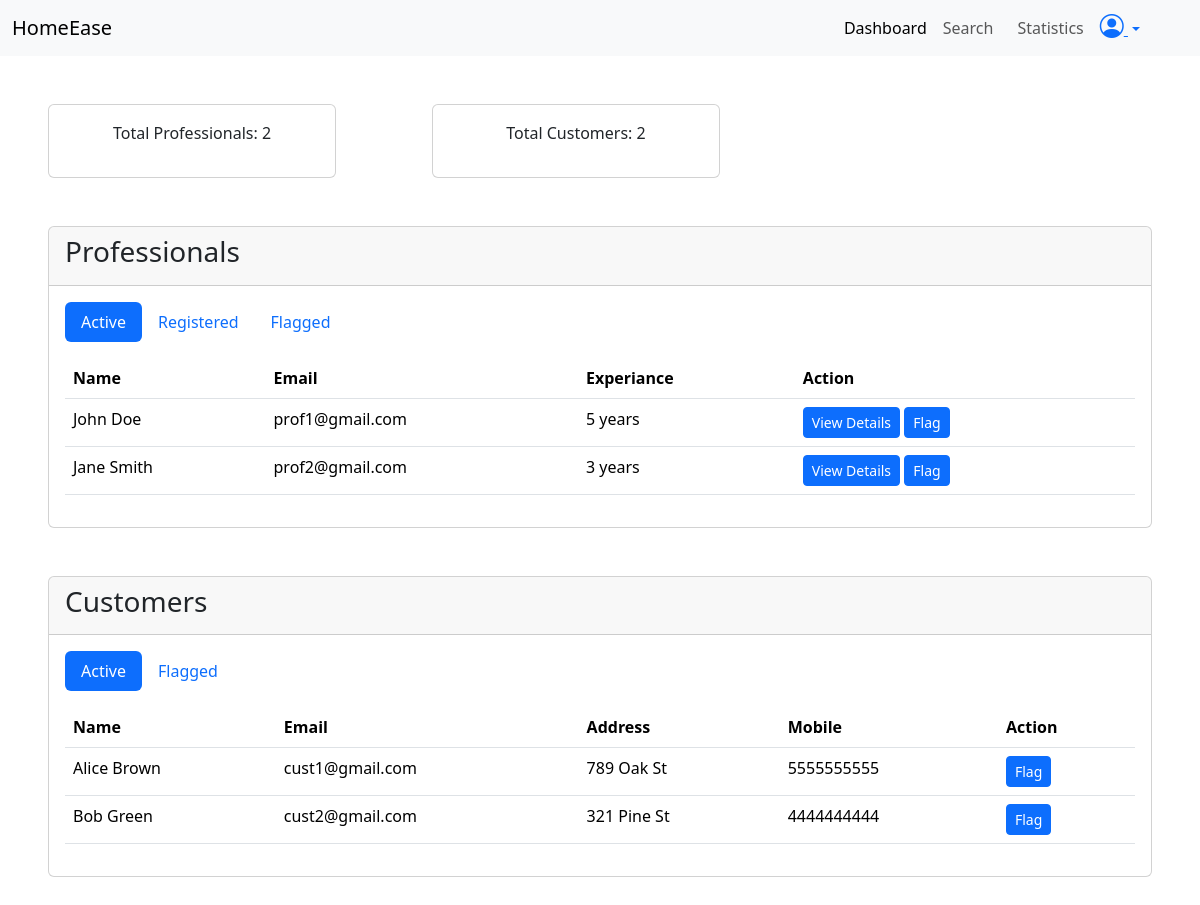
The page /admin/dashboard (signed in) on the database as committed earlier.
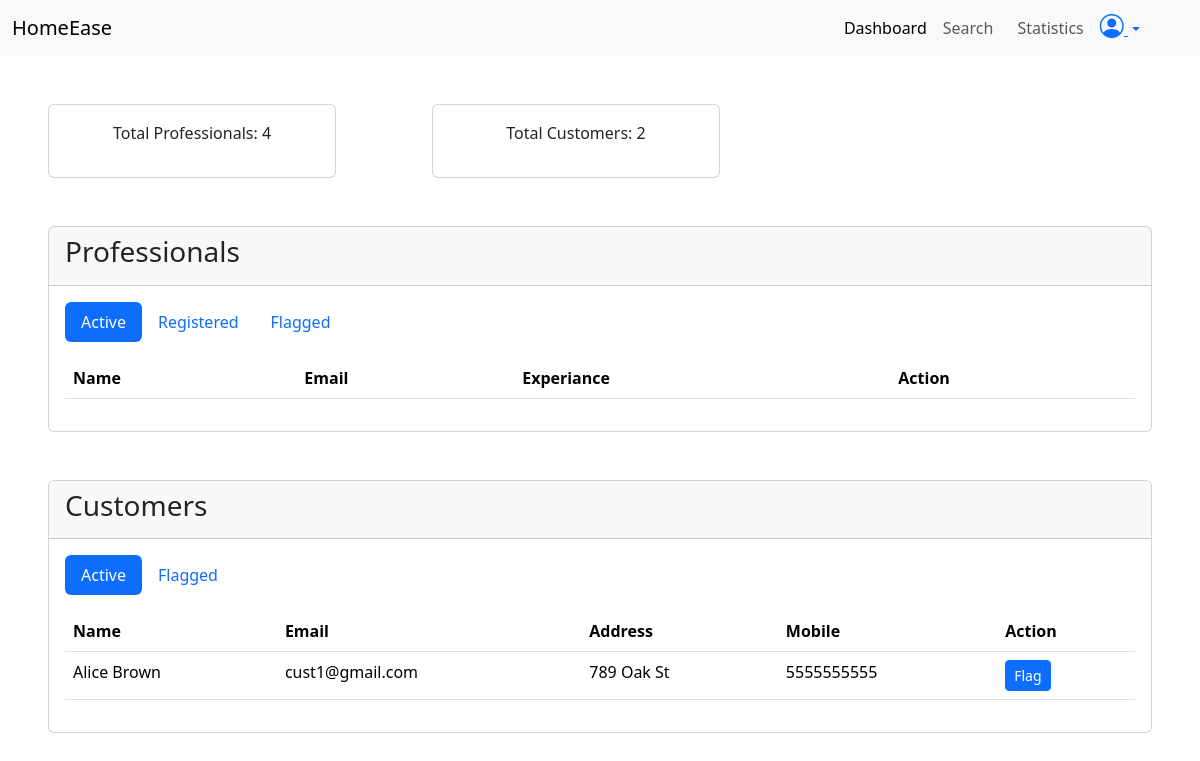
The same page on the database as committed later.
### application/models.py (models this page shows, shortened)
class Professional(db.Model, UserMixin):
    id = db.Column(db.Integer, primary_key =True , autoincrement=True)
    email = db.Column(db.String, unique=True , nullable=False)
    password = db.Column(db.String , nullable=False)
    name = db.Column(db.String , nullable=False)
    address = db.Column(db.String, nullable=False)
    mobile = db.Column(db.String, nullable=False)
    experiance = db.Column(db.String,nullable = False)
    status = db.Column(db.String, nullable=False)
    resume_url = db.Column(db.String, nullable=False)
    packages = db.relationship("Package", backref="professional", lazy=True)
    bookings = db.relationship("Booking", backref="professional", lazy=True)

class Customer(db.Model, UserMixin):
    id = db.Column(db.Integer, primary_key =True , autoincrement=True)
    email = db.Column(db.String, unique=True , nullable=False)
    password = db.Column(db.String , nullable=False)
    name = db.Column(db.String , nullable=False)
    address = db.Column(db.String, nullable=False)
    mobile = db.Column(db.String, nullable=False)
    bookings = db.relationship("Booking", backref="customer", lazy=True)
    status = db.Column(db.String, nullable=False)

### application/routes.py (the view)
@app.route("/admin/dashboard")
@login_required
def admin_dashboard():
    profs = db.session.query(Professional).all()
    customers = db.session.query(Customer).all()
    profs_count = db.session.query(Professional).filter(or_(Professional.status=="Active" , Professional.status=="Flagged" ,Professional.status=="Registered")).count()
    customer_count = db.session.query(Customer).filter(or_(Customer.status=="Active" , Customer.status=="Flagged" ,Customer.status=="Registered")).count()
    return render_template("admin/dashboard.html", cu=current_user, profs=profs , customers=customers, profs_count=profs_count, customer_count=customer_count  )

### app.py (called while the page is built)
def create_app():
    app = Flask(__name__ , )
    app.config["SQLALCHEMY_DATABASE_URI"] = "sqlite:///mydb.sqlite3"
    app.config["SECRET_KEY"] = "mysecretkey"
    db.init_app(app)
    login_manager = LoginManager(app)
    @login_manager.user_loader
    def load_user(email):
        user= db.session.query(Customer).filter_by(email=email).first() or \
        db.session.query(Professional).filter_by(email=email).first() or \
        db.session.query(Admin).filter_by(email=email).first()
        return user
    app.app_context().push()
    return app

### templates/admin/dashboard.html (shortened to what the changed rows need)
<!DOCTYPE html>
<html lang="en">
<head>
    <link href="https://cdn.jsdelivr.net/npm/bootstrap@5.3.8/dist/css/bootstrap.min.css" rel="stylesheet"
>
    <link rel="stylesheet" href="https://cdn.jsdelivr.net/npm/bootstrap-icons@1.13.1/font/bootstrap-icons.min.css">
</head>
<body>
    <div class="d-flex">
        <div class="card mt-5 ms-5 me-5" style="width: 18rem;">
            <div class="card-body">
                <p class="text-center">Total Professionals: {{ profs_count }}</p>
            </div>
        </div>
    </div>
    <div class="card mt-5 ms-5 me-5">
        <div class="card-body">
            <div class="tab-content" id="pills-tabContent">
                <div class="tab-pane fade show active" id="pills-active-profs" role="tabpanel"
                    aria-labelledby="pills-active-profs-tab" tabindex="0">
                    <table class="table">
                        <thead>
                            <tr>
                                <th scope="col">Name</th>
                                <th scope="col">Email</th>
                                <th scope="col">Experiance</th>
                                <th scope="col">Action</th>
                            </tr>
                        </thead>
                        <tbody>
                            {% for prof in profs %}
                            {% if prof.status =="Active" %}
                            <tr>
                                <td>{{ prof.name }}</td>
                                <td>{{ prof.email }}</td>
                                <td>{{ prof.experiance }}</td>
                                <td>
                                    <a href="/admin/professional-details/{{ prof.id }}"
                                        class="btn btn-sm btn-primary">View Details</a>
                                    <a href="/admin/professional/Flag/{{ prof.id }}"
                                        class="btn btn-sm btn-primary">Flag</a>
                                </td>
                            </tr>
                            {% endif %}
                            {% endfor %}
                        </tbody>
                    </table>
                </div>
            </div>
        </div>
    </div>
    <div class="card mt-5 ms-5 me-5 mb-5">
        <div class="card-body">
            <div class="tab-content" id="pills-tabContent">
                <div class="tab-pane fade show active" id="pills-active-cust" role="tabpanel"
                    aria-labelledby="pills-active-cust-tab" tabindex="0">
                    <table class="table">
                        <thead>
                            <tr>
                                <th scope="col">Name</th>
                                <th scope="col">Email</th>
                                <th scope="col">Address</th>
                                <th scope="col">Mobile</th>
                                <th scope="col">Action</th>
                            </tr>
                        </thead>
                        <tbody>
                            {% for cust in customers %}
                            {% if cust.status =="Active" %}
                            <tr>
                                <td>{{ cust.name }}</td>
                                <td>{{ cust.email }}</td>
                                <td>{{ cust.address }}</td>
                                <td>{{ cust.mobile }}</td>
                                <td>
                                    <a href="/admin/customer/Flag/{{ cust.id }}" class="btn btn-sm btn-primary">Flag</a>
                                </td>
                            </tr>
                            {% endif %}
                            {% endfor %}
                        </tbody>
                    </table>
                </div>
            </div>
        </div>
    </div>
</body>
</html>

Rows that differ between the two databases and show on the page:
no longer on this page (row edited): Professional: name "John Doe", email "prof1@gmail.com", experiance "5 years"
no longer on this page (row edited): Professional: name "Jane Smith", email "prof2@gmail.com", experiance "3 years"
no longer on this page (row edited): Customer: name "Bob Green", email "cust2@gmail.com", address "321 Pine St", mobile "4444444444"
Other text that changed with them:
{{ profs_count }}: "2" → "4"
